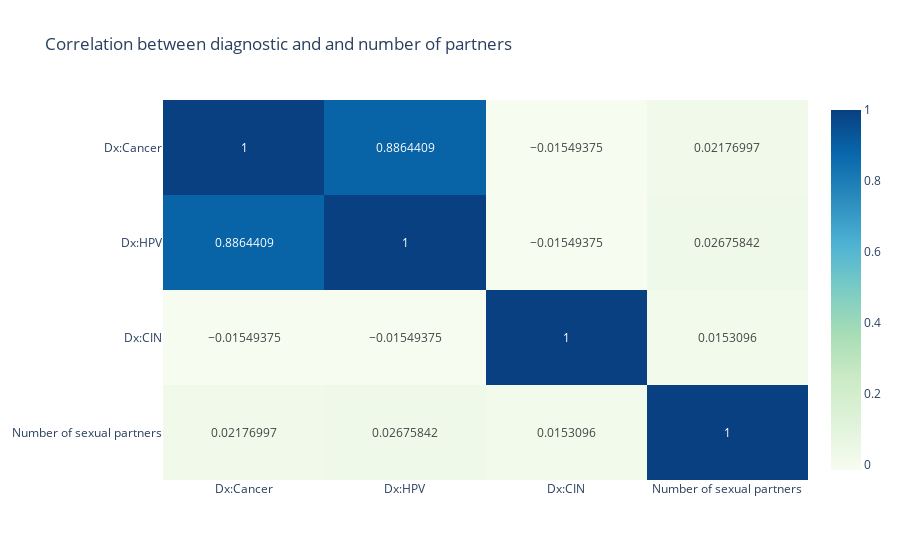

This figure's notebook cell:
### Code cell
diagnoses_num_partner_compare_cols = ['Dx:Cancer',
                                      'Dx:HPV',
                                      'Dx:CIN',
                                      "Number of sexual partners",]
corr_matrix = df[diagnoses_num_partner_compare_cols].corr()
diagnoses_num_partner_heatmap = px.imshow(corr_matrix,
                              aspect="auto",
                              text_auto=True,
                                         title='Correlation between diagnostic and and number of partners',
                                         color_continuous_scale="gnbu")
diagnoses_num_partner_heatmap.show()

### Figure 1 — Plotly figure (JSON) as saved in the notebook; plotly's stock layout.template omitted (floating-point values rounded to 4 significant figures)
{"data": [{"coloraxis": "coloraxis", "hovertemplate": "x: %{x}<br>y: %{y}<br>color: %{z}<extra></extra>", "name": "0", "texttemplate": "%{z}", "type": "heatmap", "x": ["Dx:Cancer", "Dx:HPV", "Dx:CIN", "Number of sexual partners"], "xaxis": "x", "y": ["Dx:Cancer", "Dx:HPV", "Dx:CIN", "Number of sexual partners"], "yaxis": "y", "z": [[1, 0.8864, -0.01549, 0.02177], [0.8864, 1, -0.01549, 0.02676], [-0.01549, -0.01549, 1, 0.01531], [0.02177, 0.02676, 0.01531, 1]]}], "layout": {"autosize": true, "coloraxis": {"colorscale": [[0, "rgb(247,252,240)"], [0.125, "rgb(224,243,219)"], [0.25, "rgb(204,235,197)"], [0.375, "rgb(168,221,181)"], [0.5, "rgb(123,204,196)"], [0.625, "rgb(78,179,211)"], [0.75, "rgb(43,140,190)"], [0.875, "rgb(8,104,172)"], [1, "rgb(8,64,129)"]]}, "title": {"text": "Correlation between diagnostic and and number of partners"}, "xaxis": {"anchor": "y", "autorange": true, "domain": [0, 1], "range": [-0.5, 3.5], "type": "category"}, "yaxis": {"anchor": "x", "autorange": true, "domain": [0, 1], "range": [3.5, -0.5], "type": "category"}}}
